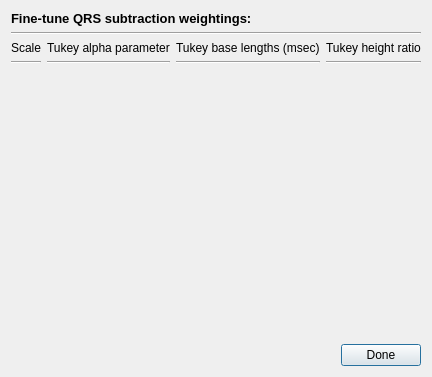
<?xml version="1.0" encoding="UTF-8"?>
<ui version="4.0">
 <class>DSP_QRSSubtractionWeightings</class>
 <widget class="QDialog" name="DSP_QRSSubtractionWeightings">
  <property name="geometry">
   <rect>
    <x>0</x>
    <y>0</y>
    <width>397</width>
    <height>377</height>
   </rect>
  </property>
  <property name="windowTitle">
   <string>Subtraction weightings</string>
  </property>
  <layout class="QVBoxLayout" name="verticalLayout_5">
   <item>
    <widget class="QLabel" name="label">
     <property name="font">
      <font>
       <pointsize>10</pointsize>
       <weight>75</weight>
       <bold>true</bold>
      </font>
     </property>
     <property name="text">
      <string>Fine-tune QRS subtraction weightings:</string>
     </property>
    </widget>
   </item>
   <item>
    <widget class="Line" name="line">
     <property name="orientation">
      <enum>Qt::Horizontal</enum>
     </property>
    </widget>
   </item>
   <item>
    <layout class="QHBoxLayout" name="horizontalLayout">
     <item>
      <layout class="QVBoxLayout" name="verticalLayout">
       <item>
        <widget class="QLabel" name="label_6">
         <property name="font">
          <font>
           <pointsize>9</pointsize>
          </font>
         </property>
         <property name="text">
          <string>Scale</string>
         </property>
        </widget>
       </item>
       <item>
        <widget class="Line" name="line_2">
         <property name="orientation">
          <enum>Qt::Horizontal</enum>
         </property>
        </widget>
       </item>
       <item>
        <widget class="QWidget" name="widget_currentQRS_scale" native="true">
         <property name="sizePolicy">
          <sizepolicy hsizetype="Expanding" vsizetype="Expanding">
           <horstretch>0</horstretch>
           <verstretch>0</verstretch>
          </sizepolicy>
         </property>
         <layout class="QVBoxLayout" name="verticalLayout_scales">
          <property name="spacing">
           <number>0</number>
          </property>
          <property name="leftMargin">
           <number>0</number>
          </property>
          <property name="topMargin">
           <number>0</number>
          </property>
          <property name="rightMargin">
           <number>0</number>
          </property>
          <property name="bottomMargin">
           <number>0</number>
          </property>
         </layout>
        </widget>
       </item>
      </layout>
     </item>
     <item>
      <layout class="QVBoxLayout" name="verticalLayout_2">
       <item>
        <widget class="QLabel" name="label_3">
         <property name="font">
          <font>
           <pointsize>9</pointsize>
          </font>
         </property>
         <property name="text">
          <string>Tukey alpha parameter</string>
         </property>
        </widget>
       </item>
       <item>
        <widget class="Line" name="line_3">
         <property name="orientation">
          <enum>Qt::Horizontal</enum>
         </property>
        </widget>
       </item>
       <item>
        <widget class="QWidget" name="widget_currentQRS_alphas" native="true">
         <property name="sizePolicy">
          <sizepolicy hsizetype="Expanding" vsizetype="Expanding">
           <horstretch>0</horstretch>
           <verstretch>0</verstretch>
          </sizepolicy>
         </property>
         <layout class="QVBoxLayout" name="verticalLayout_alphas">
          <property name="spacing">
           <number>0</number>
          </property>
          <property name="leftMargin">
           <number>0</number>
          </property>
          <property name="topMargin">
           <number>0</number>
          </property>
          <property name="rightMargin">
           <number>0</number>
          </property>
          <property name="bottomMargin">
           <number>0</number>
          </property>
         </layout>
        </widget>
       </item>
      </layout>
     </item>
     <item>
      <layout class="QVBoxLayout" name="verticalLayout_3">
       <item>
        <widget class="QLabel" name="label_4">
         <property name="font">
          <font>
           <pointsize>9</pointsize>
          </font>
         </property>
         <property name="text">
          <string>Tukey base lengths (msec)</string>
         </property>
        </widget>
       </item>
       <item>
        <widget class="Line" name="line_4">
         <property name="orientation">
          <enum>Qt::Horizontal</enum>
         </property>
        </widget>
       </item>
       <item>
        <widget class="QWidget" name="widget_currentQRS_lengths" native="true">
         <property name="sizePolicy">
          <sizepolicy hsizetype="Expanding" vsizetype="Expanding">
           <horstretch>0</horstretch>
           <verstretch>0</verstretch>
          </sizepolicy>
         </property>
         <layout class="QVBoxLayout" name="verticalLayout_baselengths">
          <property name="spacing">
           <number>0</number>
          </property>
          <property name="leftMargin">
           <number>0</number>
          </property>
          <property name="topMargin">
           <number>0</number>
          </property>
          <property name="rightMargin">
           <number>0</number>
          </property>
          <property name="bottomMargin">
           <number>0</number>
          </property>
         </layout>
        </widget>
       </item>
      </layout>
     </item>
     <item>
      <layout class="QVBoxLayout" name="verticalLayout_4">
       <item>
        <widget class="QLabel" name="label_5">
         <property name="font">
          <font>
           <pointsize>9</pointsize>
          </font>
         </property>
         <property name="text">
          <string>Tukey height ratio</string>
         </property>
        </widget>
       </item>
       <item>
        <widget class="Line" name="line_5">
         <property name="orientation">
          <enum>Qt::Horizontal</enum>
         </property>
        </widget>
       </item>
       <item>
        <widget class="QWidget" name="widget_currentQRS_height" native="true">
         <property name="sizePolicy">
          <sizepolicy hsizetype="Expanding" vsizetype="Expanding">
           <horstretch>0</horstretch>
           <verstretch>0</verstretch>
          </sizepolicy>
         </property>
         <layout class="QVBoxLayout" name="verticalLayout_heightratios">
          <property name="spacing">
           <number>0</number>
          </property>
          <property name="leftMargin">
           <number>0</number>
          </property>
          <property name="topMargin">
           <number>0</number>
          </property>
          <property name="rightMargin">
           <number>0</number>
          </property>
          <property name="bottomMargin">
           <number>0</number>
          </property>
         </layout>
        </widget>
       </item>
      </layout>
     </item>
    </layout>
   </item>
   <item>
    <spacer name="verticalSpacer">
     <property name="orientation">
      <enum>Qt::Vertical</enum>
     </property>
     <property name="sizeHint" stdset="0">
      <size>
       <width>20</width>
       <height>185</height>
      </size>
     </property>
    </spacer>
   </item>
   <item>
    <layout class="QHBoxLayout" name="horizontalLayout_7">
     <item>
      <spacer name="horizontalSpacer_5">
       <property name="orientation">
        <enum>Qt::Horizontal</enum>
       </property>
       <property name="sizeHint" stdset="0">
        <size>
         <width>40</width>
         <height>20</height>
        </size>
       </property>
      </spacer>
     </item>
     <item>
      <widget class="QPushButton" name="pushButton">
       <property name="font">
        <font>
         <pointsize>9</pointsize>
        </font>
       </property>
       <property name="text">
        <string>Done</string>
       </property>
      </widget>
     </item>
    </layout>
   </item>
  </layout>
 </widget>
 <resources/>
 <connections>
  <connection>
   <sender>pushButton</sender>
   <signal>clicked()</signal>
   <receiver>DSP_QRSSubtractionWeightings</receiver>
   <slot>close()</slot>
   <hints>
    <hint type="sourcelabel">
     <x>348</x>
     <y>350</y>
    </hint>
    <hint type="destinationlabel">
     <x>364</x>
     <y>343</y>
    </hint>
   </hints>
  </connection>
 </connections>
</ui>
